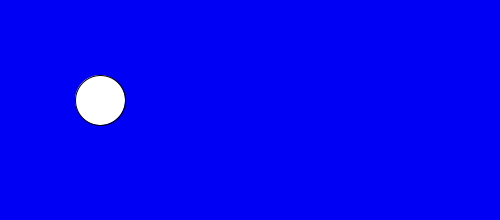
Frame 1 (no input)
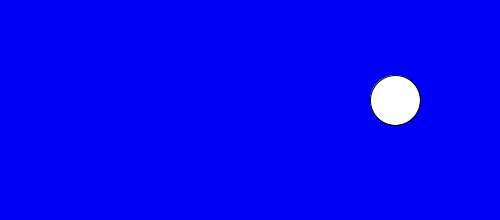
Frame 60 (the mouse pressed at the canvas centre just before this capture)
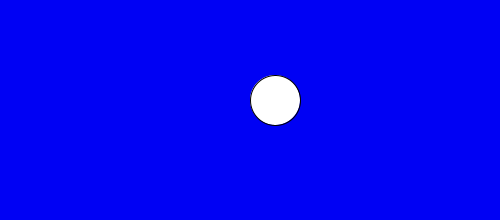
Frame 120 (the mouse held since frame 60 and released just before this capture)

The Processing sketch that drew these frames (run headless with seeded random() and noise(); from frame 60 on, the mouse is pressed at the canvas centre):

// Processing sketch: sketch_180614a
// ── sketch_180614a.pde
/**
 * animation assignment
 * by Logan Cuthbertson
 * 
 * Side to side animation that will loop and reverse direction as it reaches the end of the canvas.
 * 
 */
 
 int x = 100;
 int y = 100;
 int delta = 5;

 
void setup() {
size(500,220);
}

void draw() {
background(500,500);


ellipseMode(CENTER);
ellipse(x, y, 50, 50);
x = x + delta;


if (x == width-15) {
  delta = -5;
  }
if (x == +15) {
  delta = 5;
}

}
